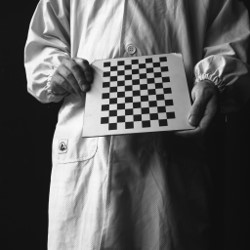
//> input picture checkerboardOne.jpg, 250 x 250 px
$ ./main   (built with g++ and OpenCV 4)
//> lines starting //> are read from the running program, lines starting //| are printed output that depends on the picture
#include <time.h>
#include <numeric>
#include <fstream>
#include <iostream>
#include <vector>
//#include <Eigen/Dense>
#include <opencv2/opencv.hpp>
#include <opencv2/core/core.hpp>
#include "opencv2/imgproc/imgproc.hpp"
#include <opencv2/highgui/highgui.hpp>
#include <stdio.h>
#include <stdlib.h>
#include <fstream>

#include <windows.h>

void printMat(cv::Mat A)
{
	using namespace std;
	for (int i = 0; i < A.rows; i++)
	{
		for (int j = 0; j < A.cols; j++)
		{
			cout << A.at<double>(i, j) << ' ';
		}
		cout << endl;
	}
	cout << endl;
}
double distanceSquare(cv::Point2f x1, cv::Point2f x2);
cv::Point2f correspondingPointCoordinates(cv::Point2f x1, double* H);
int main()
{
	cv::Mat checkerboardOne, checkerboardTwo;
	checkerboardOne = cv::imread("checkerboardOne.jpg");
//> checkerboardOne is the input picture: 250 rows x 250 cols, CV_8UC3; min 8, max 255, mean 91.6
	if (checkerboardOne.channels() != 1)
		cv::cvtColor(checkerboardOne, checkerboardOne, CV_BGR2GRAY);
//> checkerboardOne: 250 rows x 250 cols, CV_8UC1
	checkerboardTwo = cv::imread("checkerboardTwo.jpg");
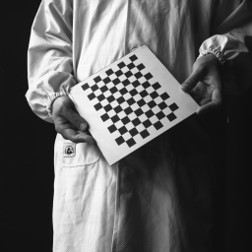
//> input picture checkerboardTwo.jpg, 252 x 252 px
//> checkerboardTwo is the input picture: 252 rows x 252 cols, CV_8UC3; min 9, max 255, mean 91.7
	if (checkerboardTwo.channels() != 1)
		cv::cvtColor(checkerboardTwo, checkerboardTwo, CV_BGR2GRAY);
//> checkerboardTwo: 252 rows x 252 cols, CV_8UC1

	// [7 lines of commented-out code are left out]
	cv::Mat checkerboardOneCornersTemp = checkerboardOne.clone();
	cv::Mat checkerboardTwoCornersTemp = checkerboardTwo.clone();

	system("matlab -nosplash -nodesktop -r getPoint");
	Sleep(15000);//等待
	std::fstream myfile;
	myfile.open("./1.txt", std::ifstream::in);
	std::string temp;
	std::vector<cv::Point2f> pointOne(88), pointTwo(88);
	int indx = 0;
	while (myfile >> temp)
	{
		int splitIndx = 0;
		for (int i = 0, len = temp.size(); i < len; ++i)
		{
			if (temp[i] == ',')
			{
				splitIndx = i;
				break;
			}

		}
		std::string x(temp, 0, splitIndx), y(temp, splitIndx + 1, temp.size() - splitIndx);
		pointOne[indx].x = 0.000001 * std::atoi(x.c_str());
		pointOne[indx].y = 0.000001 * std::atoi(y.c_str());
		++indx;
	}
	myfile.close();
	myfile.open("./2.txt", std::ifstream::in);
	indx = 0;
	while (myfile >> temp)
	{
		int splitIndx = 0;
		for (int i = 0, len = temp.size(); i < len; ++i)
		{
			if (temp[i] == ',')
			{
				splitIndx = i;
				break;
			}

		}
		std::string x(temp, 0, splitIndx), y(temp, splitIndx + 1, temp.size() - splitIndx);
		pointTwo[indx].x = 0.000001 * std::atoi(x.c_str());
		pointTwo[indx].y = 0.000001 * std::atoi(y.c_str());
		++indx;
	}
	myfile.close();
	for (int i = 0; i < 88; i++)
	{
		cv::circle(checkerboardOneCornersTemp, pointOne[i], 2, 255, 1, 8, 0);
		cv::circle(checkerboardTwoCornersTemp, pointTwo[i], 2, 255, 1, 8, 0);
	}
//> checkerboardOneCornersTemp: 250 rows x 250 cols, CV_8UC1; min 8, max 255, mean 91.7
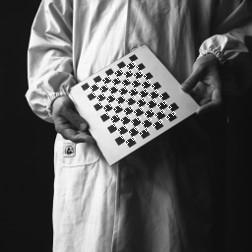
//> checkerboardTwoCornersTemp: 252 rows x 252 cols, CV_8UC1; min 9, max 255, mean 93.1
	cv::namedWindow("checkerboardOneCornersTemp", 0);
	cv::namedWindow("checkerboardTwoCornersTemp", 0);
	cv::imshow("checkerboardOneCornersTemp", checkerboardOneCornersTemp);
	cv::imshow("checkerboardTwoCornersTemp", checkerboardTwoCornersTemp);
	cv::imwrite("checkerboardOneCornersTemp.jpg", checkerboardOneCornersTemp);
	cv::imwrite("checkerboardTwoCornersTemp.jpg", checkerboardTwoCornersTemp);
	//cv::waitKey(0);

	myfile.open("./h.txt", std::ifstream::in);
	indx = 0;
	double h[9];
	while (myfile >> temp)
	{
		h[indx] = 0.000001 * std::atoi(temp.c_str());
		++indx;
	}
	myfile.close();

	double Htemp[3][3] = { h[0],h[1],h[2],
						   h[3],h[4],h[5],
						   h[6],h[7],h[8] };
	cv::Mat warpmatrix(3, 3, CV_64F, Htemp);

	cv::Mat wrapDst = cv::Mat::zeros(checkerboardOne.rows, checkerboardOne.cols, checkerboardOne.type());
	cv::warpPerspective(checkerboardOne, wrapDst, warpmatrix, wrapDst.size(), cv::INTER_LINEAR);//投射变换
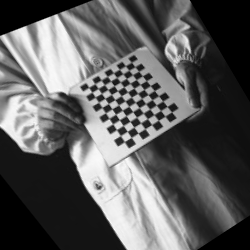
//> wrapDst: 250 rows x 250 cols, CV_8UC1; min 0, max 253, mean 92.2
	cv::namedWindow("wrapDst", 0);
	cv::imshow("wrapDst", wrapDst);
	cv::imwrite("wrapDst.jpg", wrapDst);
	printMat(warpmatrix);


	/***************************************转移误差************************************************/
	myfile.open("./hInv.txt", std::ifstream::in);
	indx = 0;
	double hInv[9];
	while (myfile >> temp)
	{
		hInv[indx] = 0.000001 * std::atoi(temp.c_str());
		++indx;
	}
	myfile.close();
	double distance = 0;
	for (int i = 0; i < 88; ++i)
	{
		cv::Point2f pointOneRefactor = correspondingPointCoordinates(pointTwo[i], hInv);
		cv::Point2f pointTwoRefactor = correspondingPointCoordinates(pointOne[i], h);
		distance = distance + distanceSquare(pointOne[i], pointOneRefactor)+ distanceSquare(pointTwo[i], pointTwoRefactor);
	}
	printf("对称转移误差：%f \n", distance);

	/***************************************重投影误差************************************************/
	distance = 0;
	for (int i = 0; i < 88; ++i)
	{
		cv::Point2f pointOneInTwo = correspondingPointCoordinates(pointOne[i], h);
		cv::Point2f pointOneRefactor = correspondingPointCoordinates(pointOneInTwo, hInv);

		cv::Point2f pointTwoInOne = correspondingPointCoordinates(pointTwo[i], hInv);
		cv::Point2f pointTwoRefactor = correspondingPointCoordinates(pointTwoInOne, h);

		distance = distance + distanceSquare(pointOne[i], pointOneRefactor) + distanceSquare(pointTwo[i], pointTwoRefactor);
	}
	printf("重投影误差：%f \n", distance);

	/***************************************单图像误差************************************************/
	distance = 0;
	for (int i = 0; i < 88; ++i)
	{
		cv::Point2f pointOneInTwo = correspondingPointCoordinates(pointOne[i], h);


		distance = distance + distanceSquare(pointTwo[i], pointOneInTwo);
	}
	printf("单图像误差：%f \n", distance);


	cv::waitKey(0);
	return 0;
}

double distanceSquare(cv::Point2f x1, cv::Point2f x2)
{
	double d = (x1.x - x2.x) * (x1.x - x2.x) + (x1.y - x2.y) * (x1.y - x2.y);
	return d;
}

cv::Point2f correspondingPointCoordinates(cv::Point2f x1, double* H)
{
	cv::Point2f x2;
	x2.x = H[0] * x1.x + H[1] * x1.y + H[2] * 1;
	x2.y = H[3] * x1.x + H[4] * x1.y + H[5] * 1;
	return x2;
}
